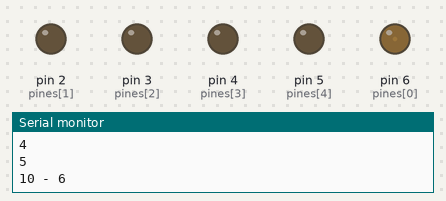
Bench run of a program on a simulated Arduino Mega 2560, built with avr-gcc and run on an emulated ATmega2560. On the bench: output pins drawn as LEDs (lit = HIGH), the last lines printed to the serial monitor.

Above: at 0.16 s.
At 2.09 s:
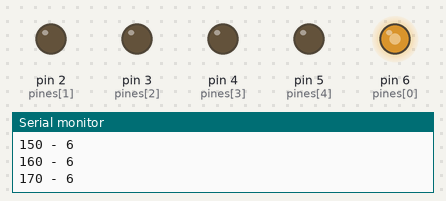
At 3.97 s:
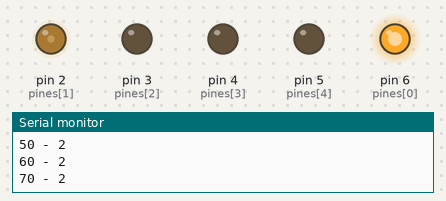
At 7.77 s:
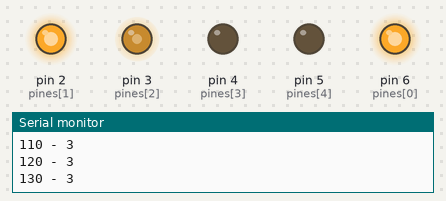
At 11.58 s:
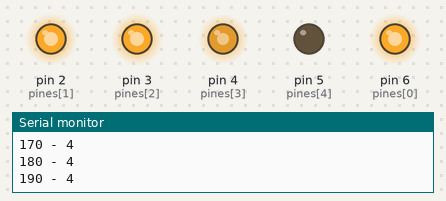
At 15.4 s:
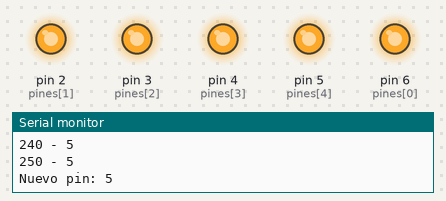
Timing chart, 0 to 16.9 s (numbered marks = the images above):
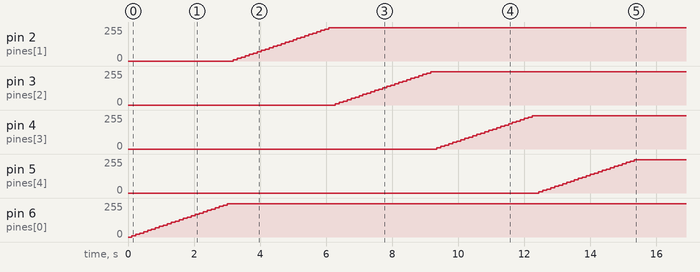

Measured:
- by itself, pin 2 (pines[1]), pin 3 (pines[2]), pin 4 (pines[3]), pin 5 (pines[4]), pin 6 (pines[0]): moves from 0/255 to 250/255 over 2.9 s

The program:

main.cpp
```cpp
#include <Arduino.h>

uint8_t pines[] = {6, 2, 3, 4, 5};
uint8_t pwm;
uint8_t npin;

void setup() {
    Serial.begin(115200);
    while (!Serial) { }
    Serial.println("System ready");

    pwm = 0; npin = 0;
    for (uint8_t i = 0; i < 5; i++) {
      Serial.println(pines[i]);
    }
}

void loop() {
  if (npin < 5) {
    pwm ++;
    if (256 == pwm) {
      pwm = 0;
      analogWrite(pines[npin], pwm);
    }
    if (pwm == 255) {
      npin ++;
      Serial.print("Nuevo pin: "); Serial.println(npin);
    }
    if (pwm % 10 == 0) {
      Serial.print(pwm); Serial.print(" - "); Serial.println(pines[npin]);
      analogWrite(pines[npin], pwm);
    }
    delay(12);
  }
}
```
